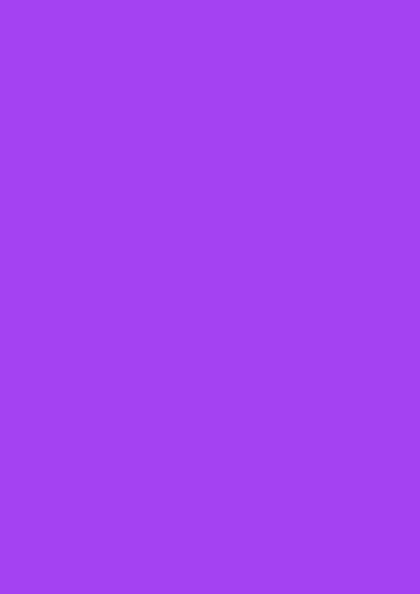
Frame 1 (no input)
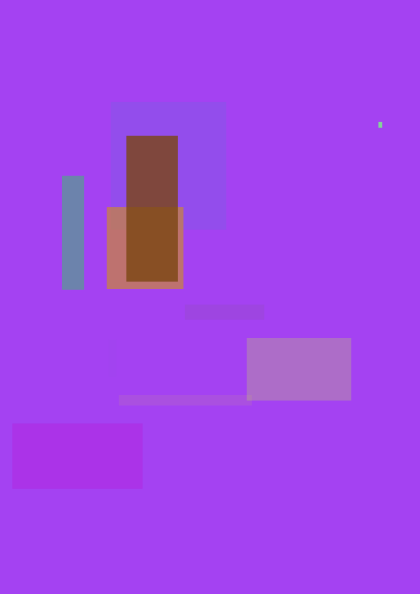
Frame 60 (the mouse pressed at the canvas centre just before this capture)
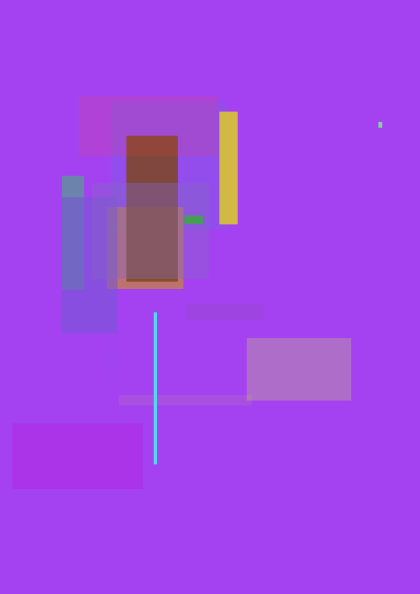
Frame 120 (the mouse held since frame 60 and released just before this capture)

The Processing sketch that drew these frames (run headless with seeded random() and noise(); from frame 60 on, the mouse is pressed at the canvas centre):

// Processing sketch: processing_107586
// ── processing_107586.pde

/**
 Random Coloured Square Painting (STUDY)
 28/08/2013
 */

float x, y;
float w, h;

float c;
float o;
float l;
float trans;

void setup() {
  frameRate(30);
  size(420, 594);
  noStroke();
  //background(255,255,255);
  background(random(0,255), random(0,255), random(0,255));
}

void draw() {

  x = random(-width, width);  
  y = random(-height, height);


  w = random(1, width/3);
  h = random(1, height/3);
  if(width-10 > x+w && x > 10 && height-10 > y+h && y > 10){
      fill(c, o, l, trans);
      rect(x, y, w, h);
  }
  c = random(0.0, 255.0); 
  o = random(0.0, 255.0);
  l = random(0.0, 255.0);
  trans = random(0.0, 255.0);
  
  
  if (mousePressed){
     if (mouseButton == LEFT){
    background(random(0,255), random(0,255), random(0,255));
    //background(126,126,126);
     }
  }
}
